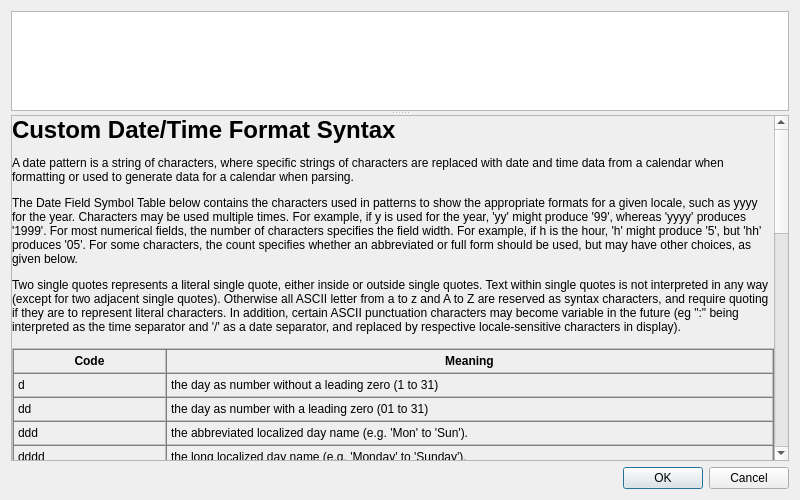
<?xml version="1.0" encoding="UTF-8"?>
<ui version="4.0">
 <class>LXQtWorldClockConfigurationManualFormat</class>
 <widget class="QDialog" name="LXQtWorldClockConfigurationManualFormat">
  <property name="geometry">
   <rect>
    <x>0</x>
    <y>0</y>
    <width>800</width>
    <height>500</height>
   </rect>
  </property>
  <property name="windowTitle">
   <string>World Clock Time Zones</string>
  </property>
  <layout class="QVBoxLayout" name="verticalLayout_3" stretch="0,0">
   <item>
    <widget class="QSplitter" name="splitter">
     <property name="orientation">
      <enum>Qt::Vertical</enum>
     </property>
     <property name="childrenCollapsible">
      <bool>false</bool>
     </property>
     <widget class="QPlainTextEdit" name="manualFormatPTE">
      <property name="sizePolicy">
       <sizepolicy hsizetype="Expanding" vsizetype="Expanding">
        <horstretch>0</horstretch>
        <verstretch>1</verstretch>
       </sizepolicy>
      </property>
      <property name="minimumSize">
       <size>
        <width>0</width>
        <height>100</height>
       </size>
      </property>
     </widget>
     <widget class="QScrollArea" name="scrollArea">
      <property name="sizePolicy">
       <sizepolicy hsizetype="Expanding" vsizetype="Expanding">
        <horstretch>0</horstretch>
        <verstretch>100</verstretch>
       </sizepolicy>
      </property>
      <property name="minimumSize">
       <size>
        <width>0</width>
        <height>100</height>
       </size>
      </property>
      <property name="horizontalScrollBarPolicy">
       <enum>Qt::ScrollBarAlwaysOff</enum>
      </property>
      <property name="widgetResizable">
       <bool>true</bool>
      </property>
      <widget class="QWidget" name="scrollAreaWidgetContents">
       <property name="geometry">
        <rect>
         <x>0</x>
         <y>0</y>
         <width>766</width>
         <height>1050</height>
        </rect>
       </property>
       <layout class="QVBoxLayout" name="verticalLayout">
        <property name="leftMargin">
         <number>0</number>
        </property>
        <property name="topMargin">
         <number>0</number>
        </property>
        <property name="rightMargin">
         <number>0</number>
        </property>
        <property name="bottomMargin">
         <number>0</number>
        </property>
        <item>
         <widget class="QLabel" name="helpL">
          <property name="text">
           <string>&lt;h1&gt;Custom Date/Time Format Syntax&lt;/h1&gt;
&lt;p&gt;A date pattern is a string of characters, where specific strings of characters are replaced with date and time data from a calendar when formatting or used to generate data for a calendar when parsing.&lt;/p&gt;
&lt;p&gt;The Date Field Symbol Table below contains the characters used in patterns to show the appropriate formats for a given locale, such as yyyy for the year. Characters may be used multiple times. For example, if y is used for the year, 'yy' might produce '99', whereas 'yyyy' produces '1999'. For most numerical fields, the number of characters specifies the field width. For example, if h is the hour, 'h' might produce '5', but 'hh' produces '05'. For some characters, the count specifies whether an abbreviated or full form should be used, but may have other choices, as given below.&lt;/p&gt;
&lt;p&gt;Two single quotes represents a literal single quote, either inside or outside single quotes. Text within single quotes is not interpreted in any way (except for two adjacent single quotes). Otherwise all ASCII letter from a to z and A to Z are reserved as syntax characters, and require quoting if they are to represent literal characters. In addition, certain ASCII punctuation characters may become variable in the future (eg &quot;:&quot; being interpreted as the time separator and '/' as a date separator, and replaced by respective locale-sensitive characters in display).&lt;br /&gt;&lt;/p&gt;
&lt;table border=&quot;1&quot; width=&quot;100%&quot; cellpadding=&quot;4&quot; cellspacing=&quot;0&quot;&gt;
&lt;tr&gt;&lt;th width=&quot;20%&quot;&gt;Code&lt;/th&gt;&lt;th&gt;Meaning&lt;/th&gt;&lt;/tr&gt;
&lt;tr&gt;&lt;td&gt;d&lt;/td&gt;&lt;td&gt;the day as number without a leading zero (1 to 31)&lt;/td&gt;&lt;/tr&gt;
&lt;tr&gt;&lt;td&gt;dd&lt;/td&gt;&lt;td&gt;the day as number with a leading zero (01 to 31)&lt;/td&gt;&lt;/tr&gt;
&lt;tr&gt;&lt;td&gt;ddd&lt;/td&gt;&lt;td&gt;the abbreviated localized day name (e.g. 'Mon' to 'Sun').&lt;/td&gt;&lt;/tr&gt;
&lt;tr&gt;&lt;td&gt;dddd&lt;/td&gt;&lt;td&gt;the long localized day name (e.g. 'Monday' to 'Sunday').&lt;/td&gt;&lt;/tr&gt;
&lt;tr&gt;&lt;td&gt;M&lt;/td&gt;&lt;td&gt;the month as number without a leading zero (1-12)&lt;/td&gt;&lt;/tr&gt;
&lt;tr&gt;&lt;td&gt;MM&lt;/td&gt;&lt;td&gt;the month as number with a leading zero (01-12)&lt;/td&gt;&lt;/tr&gt;
&lt;tr&gt;&lt;td&gt;MMM&lt;/td&gt;&lt;td&gt;the abbreviated localized month name (e.g. 'Jan' to 'Dec').&lt;/td&gt;&lt;/tr&gt;
&lt;tr&gt;&lt;td&gt;MMMM&lt;/td&gt;&lt;td&gt;the long localized month name (e.g. 'January' to 'December').&lt;/td&gt;&lt;/tr&gt;
&lt;tr&gt;&lt;td&gt;yy&lt;/td&gt;&lt;td&gt;the year as two digit number (00-99)&lt;/td&gt;&lt;/tr&gt;
&lt;tr&gt;&lt;td&gt;yyyy&lt;/td&gt;&lt;td&gt;the year as four digit number&lt;/td&gt;&lt;/tr&gt;
&lt;tr&gt;&lt;td&gt;h&lt;/td&gt;&lt;td&gt;the hour without a leading zero (0 to 23 or 1 to 12 if AM/PM display)&lt;/td&gt;&lt;/tr&gt;
&lt;tr&gt;&lt;td&gt;hh&lt;/td&gt;&lt;td&gt;the hour with a leading zero (00 to 23 or 01 to 12 if AM/PM display)&lt;/td&gt;&lt;/tr&gt;
&lt;tr&gt;&lt;td&gt;H&lt;/td&gt;&lt;td&gt;the hour without a leading zero (0 to 23, even with AM/PM display)&lt;/td&gt;&lt;/tr&gt;
&lt;tr&gt;&lt;td&gt;HH&lt;/td&gt;&lt;td&gt;the hour with a leading zero (00 to 23, even with AM/PM display)&lt;/td&gt;&lt;/tr&gt;
&lt;tr&gt;&lt;td&gt;m&lt;/td&gt;&lt;td&gt;the minute without a leading zero (0 to 59)&lt;/td&gt;&lt;/tr&gt;
&lt;tr&gt;&lt;td&gt;mm&lt;/td&gt;&lt;td&gt;the minute with a leading zero (00 to 59)&lt;/td&gt;&lt;/tr&gt;
&lt;tr&gt;&lt;td&gt;s&lt;/td&gt;&lt;td&gt;the second without a leading zero (0 to 59)&lt;/td&gt;&lt;/tr&gt;
&lt;tr&gt;&lt;td&gt;ss&lt;/td&gt;&lt;td&gt;the second with a leading zero (00 to 59)&lt;/td&gt;&lt;/tr&gt;
&lt;tr&gt;&lt;td&gt;z&lt;/td&gt;&lt;td&gt;the milliseconds without leading zeroes (0 to 999)&lt;/td&gt;&lt;/tr&gt;
&lt;tr&gt;&lt;td&gt;zzz&lt;/td&gt;&lt;td&gt;the milliseconds with leading zeroes (000 to 999)&lt;/td&gt;&lt;/tr&gt;
&lt;tr&gt;&lt;td&gt;AP &lt;i&gt;or&lt;/i&gt; A&lt;/td&gt;&lt;td&gt;use AM/PM display. &lt;b&gt;A/AP&lt;/b&gt; will be replaced by either &quot;AM&quot; or &quot;PM&quot;.&lt;/td&gt;&lt;/tr&gt;
&lt;tr&gt;&lt;td&gt;ap &lt;i&gt;or&lt;/i&gt; a&lt;/td&gt;&lt;td&gt;use am/pm display. &lt;b&gt;a/ap&lt;/b&gt; will be replaced by either &quot;am&quot; or &quot;pm&quot;.&lt;/td&gt;&lt;/tr&gt;
&lt;tr&gt;&lt;td&gt;t&lt;/td&gt;&lt;td&gt;the timezone (e.g. &quot;CEST&quot;)&lt;/td&gt;&lt;/tr&gt;
&lt;tr&gt;&lt;td&gt;T&lt;/td&gt;&lt;td&gt;the offset from UTC&lt;/td&gt;&lt;/tr&gt;
&lt;tr&gt;&lt;td&gt;TT&lt;/td&gt;&lt;td&gt;the timezone IANA id&lt;/td&gt;&lt;/tr&gt;
&lt;tr&gt;&lt;td&gt;TTT&lt;/td&gt;&lt;td&gt;the timezone abbreviation&lt;/td&gt;&lt;/tr&gt;
&lt;tr&gt;&lt;td&gt;TTTT&lt;/td&gt;&lt;td&gt;the timezone short display name&lt;/td&gt;&lt;/tr&gt;
&lt;tr&gt;&lt;td&gt;TTTTT&lt;/td&gt;&lt;td&gt;the timezone long display name&lt;/td&gt;&lt;/tr&gt;
&lt;tr&gt;&lt;td&gt;TTTTTT&lt;/td&gt;&lt;td&gt;the timezone custom name. You can change it the 'Time zones' tab of the configuration window&lt;/td&gt;&lt;/tr&gt;&lt;/table&gt;
&lt;br /&gt;&lt;b&gt;Notes:&lt;/b&gt; &lt;ul&gt;&lt;li&gt;Any characters in the pattern that are not in the ranges of ['a'..'z'] and ['A'..'Z'] will be treated as quoted text. For instance, characters like ':', '.', ' ', '#' and '@' will appear in the resulting time text even they are not enclosed within single quotes. The single quote is used to 'escape' letters. Two single quotes in a row, whether inside or outside a quoted sequence, represent a 'real' single quote.&lt;/li&gt;&lt;li&gt;Minimal update interval is 1 second. If z or zzz is configured time is shown with the milliseconds fraction, but not updated on millisecond basis (avoiding big performance hit).&lt;/li&gt;&lt;/ul&gt;
</string>
          </property>
          <property name="textFormat">
           <enum>Qt::RichText</enum>
          </property>
          <property name="wordWrap">
           <bool>true</bool>
          </property>
         </widget>
        </item>
       </layout>
      </widget>
     </widget>
    </widget>
   </item>
   <item>
    <widget class="QDialogButtonBox" name="buttons">
     <property name="standardButtons">
      <set>QDialogButtonBox::Cancel|QDialogButtonBox::Ok</set>
     </property>
    </widget>
   </item>
  </layout>
 </widget>
 <tabstops>
  <tabstop>manualFormatPTE</tabstop>
  <tabstop>scrollArea</tabstop>
  <tabstop>buttons</tabstop>
 </tabstops>
 <resources/>
 <connections>
  <connection>
   <sender>buttons</sender>
   <signal>accepted()</signal>
   <receiver>LXQtWorldClockConfigurationManualFormat</receiver>
   <slot>accept()</slot>
   <hints>
    <hint type="sourcelabel">
     <x>95</x>
     <y>490</y>
    </hint>
    <hint type="destinationlabel">
     <x>97</x>
     <y>253</y>
    </hint>
   </hints>
  </connection>
  <connection>
   <sender>buttons</sender>
   <signal>rejected()</signal>
   <receiver>LXQtWorldClockConfigurationManualFormat</receiver>
   <slot>reject()</slot>
   <hints>
    <hint type="sourcelabel">
     <x>76</x>
     <y>490</y>
    </hint>
    <hint type="destinationlabel">
     <x>62</x>
     <y>253</y>
    </hint>
   </hints>
  </connection>
 </connections>
 <slots>
  <signal>maximumNetSpeedChanged(QString)</signal>
  <slot>on_typeCOB_currentIndexChanged(int)</slot>
  <slot>on_sourceCOB_currentIndexChanged(int)</slot>
  <slot>on_maximumHS_valueChanged(int)</slot>
  <slot>saveSettings()</slot>
 </slots>
</ui>
